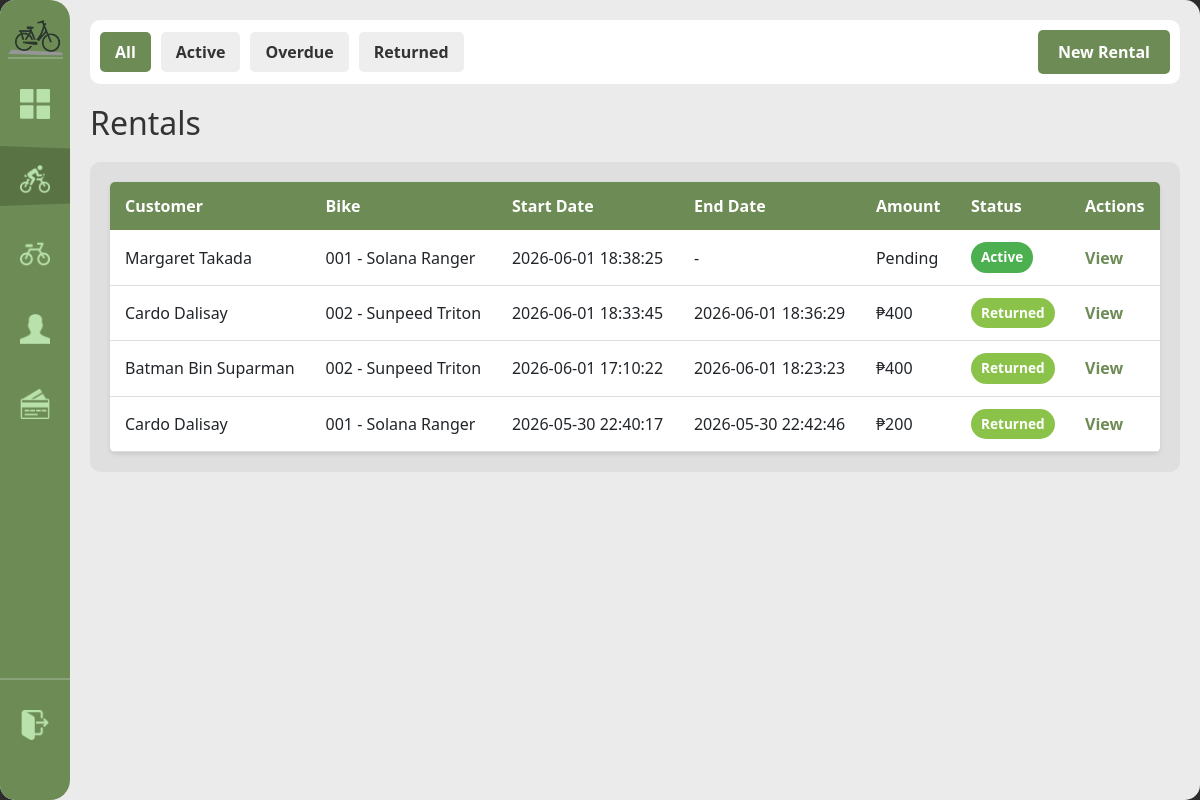
The page /rentals (signed in) on the database as committed earlier.
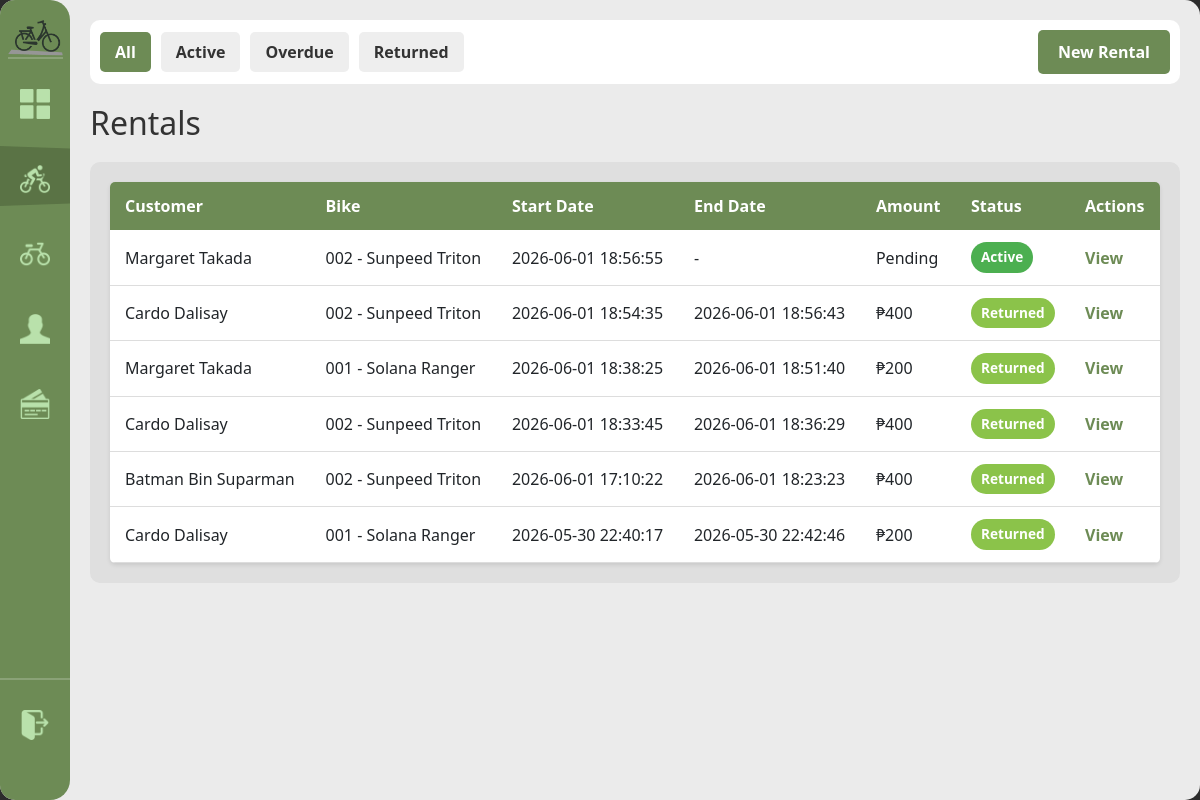
The same page on the database as committed later.
### tables this page shows
CREATE TABLE rents (
            rental_id INTEGER PRIMARY KEY AUTOINCREMENT,
            customer_id INTEGER NOT NULL,
            bike_id INTEGER NOT NULL,
            staff_id INTEGER REFERENCES staff(staff_id) ON UPDATE CASCADE ON DELETE SET NULL,
            rental_start DATETIME NOT NULL DEFAULT(datetime('now','localtime')),
            FOREIGN KEY(customer_id) REFERENCES customer(customer_id) ON DELETE CASCADE,
            FOREIGN KEY(bike_id) REFERENCES bike(bike_id) ON DELETE CASCADE
        );

CREATE TABLE bike (
            bike_id INTEGER PRIMARY KEY AUTOINCREMENT,
            bike_code TEXT NOT NULL UNIQUE,
            brand TEXT NOT NULL, model TEXT NOT NULL,
            color TEXT NOT NULL,
            bike_rate DECIMAL(8,2) NOT NULL DEFAULT 0,
            type TEXT NOT NULL DEFAULT 'standard',
            status TEXT NOT NULL DEFAULT 'available' CHECK(status IN('available','rented','retired')),
            date_added DATE NOT NULL DEFAULT(date('now','localtime'))
        );

### handlers/rentals_routes.py (the view)
@rentals_bp.route('/rentals')
@login_required
def rentals():
    status = request.args.get('status', 'all')
    rentals_list = database.get().get_all_rentals(status)
    customers_list = database.get().get_all_customers()
    bikes = database.get().get_available_bikes()
    return render_template('rentals.html', rentals=rentals_list, filter_status=status, customers=customers_list, bikes=bikes)

### app.py (called while the page is built)
def get_sidebar_state():
    return request.cookies.get('sidebarState') == 'expanded'

@app.context_processor
def inject_sidebar_state():
    return dict(sidebar_expanded=get_sidebar_state())

@app.context_processor
def inject_current_staff():
    staff = current_staff()
    return dict(current_staff=staff, is_admin=staff and staff.get("role") == "admin")

### modules/auth.py (called while the page is built)
def login_required(view):
    @wraps(view)
    def wrapped(*args, **kwargs):
        if not session.get("staff_id"):
            return redirect(url_for("login"))
        return view(*args, **kwargs)
    return wrapped

def current_staff():
    if not session.get("staff_id"):
        return None
    return {
        "staff_id": session.get("staff_id"),
        "username": session.get("username"),
        "first_name": session.get("first_name"),
        "last_name": session.get("last_name"),
        "role": session.get("role"),
    }

### modules/database.py (called while the page is built)
def get():
    if not db: init()
    return db

    def get_available_bikes(self):
        return [dict(r) for r in self.conn.execute("SELECT * FROM bike WHERE status='available' ORDER BY bike_code").fetchall()]

### templates/rentals.html (shortened to what this page needs)
{% extends "base.html" %}
{% block content %}
<div class="top-bar">
    <div class="filter-controls">
        <a href="{{ url_for('rentals.rentals', status='all') }}" class="filter-btn {% if filter_status == 'all' %}active{% endif %}">All</a>
        <a href="{{ url_for('rentals.rentals', status='active') }}" class="filter-btn {% if filter_status == 'active' %}active{% endif %}">Active</a>
        <a href="{{ url_for('rentals.rentals', status='overdue') }}" class="filter-btn {% if filter_status == 'overdue' %}active{% endif %}">Overdue</a>
        <a href="{{ url_for('rentals.rentals', status='returned') }}" class="filter-btn {% if filter_status == 'returned' %}active{% endif %}">Returned</a>
        <button id="new-rental-btn" class="btn-primary" style="margin-left: auto;">New Rental</button>
    </div>
</div>
<h1>Rentals</h1>
<div class="content-grid">
    <div class="scroll-table-container">
        <table>
            <thead>
                <tr>
                <th>Customer</th>
                <th>Bike</th>
                <th>Start Date</th>
                <th>End Date</th>
                <th>Amount</th>
                <th>Status</th>
                <th>Actions</th>
            </tr>
        </thead>
        <tbody>
            {% for rental in rentals %}
            <tr>
                <td>{{ rental['customer_name'] }}</td>
                <td>{{ rental['bike_code'] }} - {{ rental['brand'] }} {{ rental['model'] }}</td>
                <td>{{ rental['rental_start'] }}</td>
                <td>{{ rental['rental_end'] or '-' }}</td>
                <td>{{ 'Pending' if rental['total_amount'] is none else '₱' ~ rental['total_amount'] }}</td>
                <td><span class="status-badge status-{{ rental['status'] }}">{{ rental['status'].title() }}</span></td>
                <td><a href="{{ url_for('rentals.rental_detail', rid=rental['rental_id']) }}">View</a></td>
            </tr>
            {% endfor %}
        </tbody>
    </table>
    </div>
</div>
{% endblock %}

Rows that differ between the two databases and show on the page:
added rents: customer_name "Margaret Takada", bike_code "002", brand "Sunpeed", model "Triton", rental_start "2026-06-01 18:56:55", rental "-", total_amount "Pending", status "Active"
added rents: customer_name "Cardo Dalisay", bike_code "002", brand "Sunpeed", model "Triton", rental_start "2026-06-01 18:54:35", rental "2026-06-01 18:56:43", total_amount "₱400", status "Returned"
computed for rents (number 3 of 6 on the later page): rental "-" → "2026-06-01 18:51:40"; total_amount "Pending" → "₱200"; status "Active" → "Returned"
